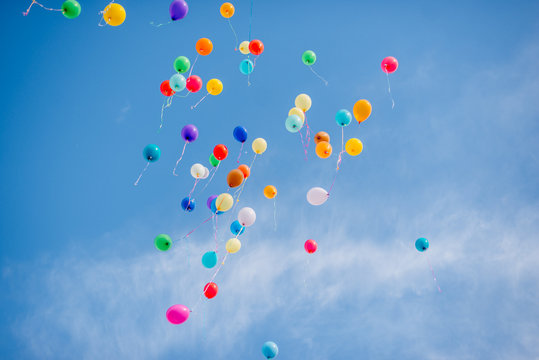
#> input picture baloons.jpg, 539 x 360 px
$ jupyter execute --allow-errors temp.ipynb   (older library calls are emulated)
#> lines starting #> are read from the running program, lines starting #| are printed output that depends on the picture; after the words box and inside, x2 and y2 are one past the last pixel; in counts of white or black regions, pixels touching at a corner belong together
### quantizeRGB.py
# write code to quantize a color space by applying k-means
# clustering to the pixels in a given input image, and experiment with two different color
# spacesRGB and HSV

# Given an RGB image, quantize the 3-dimensional RGB space, and map each
# pixel in the input image to its nearest k-means center. That is, replace the RGB
# value at each pixel with its nearest cluster's average RGB value

# imports
import numpy as np
from sklearn.cluster import KMeans

# Use built in kmeans function from sklearn
def quantizeRGB(origimg, k):
    # Reshape the image to be a list of pixels
    pixels = origimg.reshape((-1, 3))
    # Fit a k-means estimator
    estimator = KMeans(n_clusters=k, n_init=10)
    estimator.fit(pixels)
    # Replace the pixels with their centers
    labels = estimator.predict(pixels)
    centers = estimator.cluster_centers_
    newimg = centers[labels].reshape(origimg.shape)
    # convert image to uint8
    newimg = np.array(newimg, dtype=np.uint8)
    centers = np.array(centers, dtype=np.uint8)
    return newimg, centers

### quantizeHSV.py
# Given an RGB image, convert to HSV, and quantize the 1-dimensional Hue
# space. Map each pixel in the input image to its nearest quantized Hue value,
# while keeping its Saturation and Value channels the same as the input. Convert
# the quantized output back to RGB color space. Use the following form:
# [outputImg, meanнues] = quantizeHSV (origImg, k)

import numpy as np
from sklearn.cluster import KMeans
import cv2

def quantizeHSV(origimg, k):
    # Convert the image to HSV
    hsvimg = cv2.cvtColor(origimg, cv2.COLOR_RGB2HSV)
    # Reshape the image to be a list of pixels
    pixels = hsvimg.reshape((-1, 3))
    # Fit a k-means estimator to the Hue channel
    estimator = KMeans(n_clusters=k, n_init=10)
    estimator.fit(pixels[:, 0].reshape(-1, 1))
    # Quantize the hue space
    labels = estimator.predict(pixels[:, 0].reshape(-1, 1))
    centers = estimator.cluster_centers_
    # Replace the hue values with quantized values
    pixels[:, 0] = centers[labels].flatten()
    # Convert the image back to RGB
    newimg = cv2.cvtColor(pixels.reshape(origimg.shape), cv2.COLOR_HSV2RGB)
    # convert image to uint8
    newimg = np.array(newimg, dtype=np.uint8)
    centers = np.array(centers, dtype=np.uint8)
    return newimg, centers

### computeQuantizationError.py
# Write a function to compute the SSD error (sum of squared error) between the
# original RGB pixel values and the quantized values, with the following form:
# function [error] = computeQuantizationError (origImg,quantizedImg)
# where origImg and quantized Img are both RGB images, and error is a scalar
# giving the total SSD error across the image

import numpy as np

def computeQuantizationError(origImg, quantizedImg):
    # Reshape the image to be a list of pixels
    pixelsOrig = origImg.reshape((-1, 3))
    pixelsQuantized = quantizedImg.reshape((-1, 3))
    # Compute the SSD error
    error = np.sum(np.square(pixelsOrig - pixelsQuantized))#/len(pixelsOrig)
    return error

### temp.ipynb
[cell 1]
import numpy as np
import cv2
import matplotlib.pyplot as plt
from quantizeRGB import quantizeRGB
from quantizeHSV import quantizeHSV
from computeQuantizationError import computeQuantizationError
# from getHueHists import getHueHists

[cell 2]
# Read the image
img = cv2.imread('baloons.jpg')
#> img is the input picture: shape (360, 539, 3); mean B, G, R 204, 158.8, 108.8

# Convert to RGB
img = cv2.cvtColor(img, cv2.COLOR_BGR2RGB)

[cell 3]
# Show the original image
import matplotlib.pyplot as plt
plt.imshow(img)
plt.axis('off')
plt.title('Original Image')
plt.show()

# Quantize the image with 3 colors
newimg, centres = quantizeRGB(img, 3)
#> in quantizeRGB, `newimg = centers[labels].reshape(origimg.shape)`:
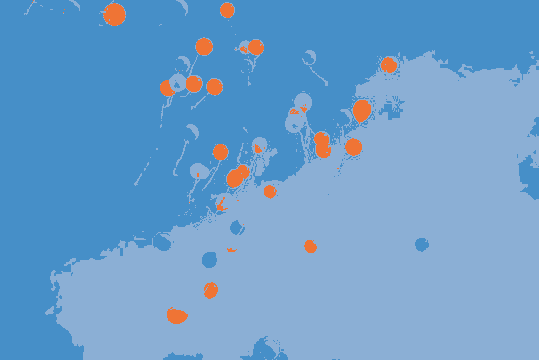
#> newimg: shape (360, 539, 3) float64; mean R, G, B 108.8, 158.8, 204
#> centres = [[139, 175, 213], [70, 143, 200], [239, 116, 53]]

# Show the quantized image
plt.imshow(newimg)
plt.axis('off')
plt.title('Quantized Image')
plt.show()

# Quantize the image with 3 colors
newimg2, centres2 = quantizeHSV(img, 3)
#> in quantizeHSV, `hsvimg = cv2.cvtColor(origimg, cv2.COLOR_RGB2HSV)`: hsvimg: shape (360, 539, 3); mean H, S, V 103.3, 129.6, 208.5
#> centres2 = [104, 18, 158]

# Show the quantized image
plt.imshow(newimg2)
plt.axis('off')
plt.title('Quantized Image')
plt.show()

[cell 4]
# compute the quantization error
error = computeQuantizationError(img, newimg)
#> in computeQuantizationError, `error = np.sum(np.square(pixelsOrig - pixelsQuantized))#/len(pixelsOrig)`: error = 41266980
#> error = 41266980
error1 = computeQuantizationError(img, newimg2)
#> error1 = 5333382
print('Quantization error (RGB):', error)
#| Quantization error (RGB): 41266980
print('Quantization error (HSV):', error1)
#| Quantization error (HSV): 5333382

[cell 5]
from sklearn.cluster import KMeans
def getHueHists(im, k):
    # Convert the image to HSV
    hsvimg = cv2.cvtColor(im, cv2.COLOR_RGB2HSV)
    # Reshape the image to be a list of pixels
    pixels = hsvimg.reshape((-1, 3))
    # find the min and max pixel value in hue channel
    minHue = np.min(pixels[:, 0])
    maxHue = np.max(pixels[:, 0])
    print('Min hue:', minHue)
    print('Max hue:', maxHue)
    # Compute the histogram of the hue channel with equally spaced bins
    histEqual = np.histogram(pixels[:, 0], bins=180, range=(0, 180))[0]
    # plot histogram
    plt.bar(range(180), histEqual)
    plt.title('Equal bins')
    plt.show()

    # Fit a k-means estimator to the Hue channel
    estimator = KMeans(n_clusters=k)
    estimator.fit(pixels[:, 0].reshape(-1, 1))
    # Quantize the hue space
    labels = estimator.predict(pixels[:, 0].reshape(-1, 1))
    # Compute the histogram of the hue channel with k bins
    histClustered = np.histogram(labels, bins=k, range=(0, k))[0]
    # plot histogram
    plt.bar(range(k), histClustered)
    plt.title('Clustered bins')
    plt.show()
    return histEqual, histClustered

[cell 6]
# compute the hue histograms
histEqual, histQuantized = getHueHists(img, 3)
#> in getHueHists, `minHue = np.min(pixels[:, 0])`: minHue = 0
#> in getHueHists, `maxHue = np.max(pixels[:, 0])`: maxHue = 179
#| Min hue: 0
#| Max hue: 179
#> in getHueHists, `histEqual = np.histogram(pixels[:, 0], bins=180, range=(0, 180))[0]`: histEqual = 180 values, max 45370 at index 104, min 1 at index 47, mean 1078
#> in getHueHists, `plt.show()`:
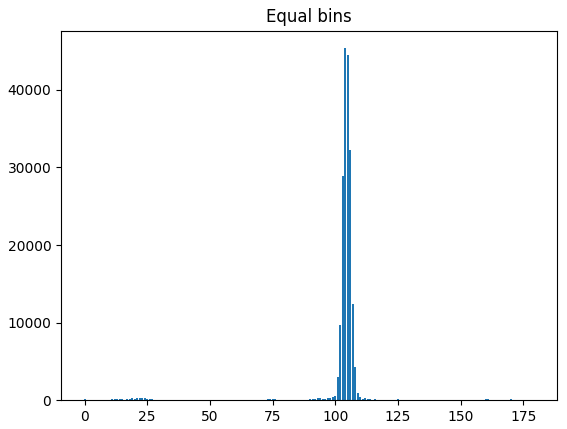
#> figure drawn by matplotlib, 1 panel; tallest bar 45370 high, from x = 103.6 to 104.4
#> in getHueHists, `histClustered = np.histogram(labels, bins=k, range=(0, k))[0]`: histClustered = [187727, 4114, 2199]
#> in getHueHists, `plt.show()`:
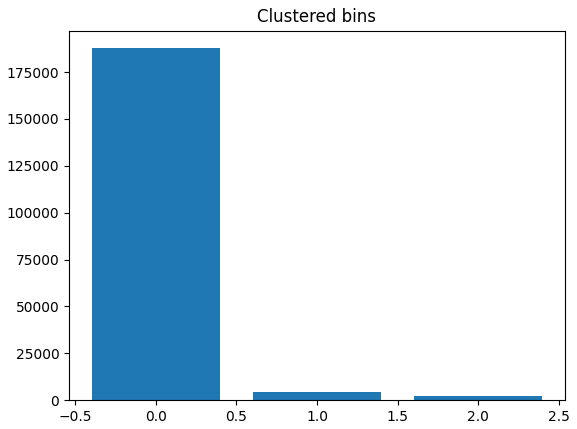
#> figure drawn by matplotlib, 1 panel; tallest bar 187727 high, from x = -0.4 to 0.4
#> histQuantized = [187727, 4114, 2199]

# [9 lines of commented-out code are left out]

[cell 7]
import cv2
import numpy as np
import matplotlib.pyplot as plt
from collections import defaultdict

# Use gradient direction to adjust the circle candidates
def calculate_gradient_direction(edge_image):
    gradient_x = cv2.Sobel(edge_image, cv2.CV_64F, 1, 0, ksize=3)
    gradient_y = cv2.Sobel(edge_image, cv2.CV_64F, 0, 1, ksize=3)
    gradient_direction = np.arctan2(gradient_y, gradient_x)
    gradient_direction = np.rad2deg(gradient_direction)
    gradient_direction = (gradient_direction + 360) % 360  # Ensure angle is within 0 to 360 degrees
    return gradient_direction

def detectCircles(image, radius, bin_threshold = 0.7, post_process = True, num_thetas= 100, useGradient=False, bin_size = 1):
    # Convert the image to grayscale
    gray_image = cv2.cvtColor(image, cv2.COLOR_BGR2GRAY)

    # Apply GaussianBlur to reduce noise
    gray_image = cv2.GaussianBlur(gray_image, (5, 5), 1)

    # Apply Canny edge detection
    edge_image = cv2.Canny(gray_image, 100, 200)

    #image size
    img_height, img_width = edge_image.shape[:2]

    # R and Theta ranges
    dtheta = int(360 / num_thetas)

    # Thetas is bins created from 0 to 360 degree with increment of the dtheta
    thetas = np.arange(0, 360, step=dtheta)

    # Calculate Cos(theta) and Sin(theta) it will be required later
    cos_thetas = np.cos(np.deg2rad(thetas))
    sin_thetas = np.sin(np.deg2rad(thetas))

    # Evaluate and keep ready the candidate circles dx and dy for different delta radius
    # based on the the parametric equation of circle.
    circle_candidates = []
    for t in range(num_thetas):
        circle_candidates.append((int(radius * cos_thetas[t]), int(radius * sin_thetas[t])))

    accumulator = defaultdict(int)

    # calculate gradient direction using edge_image
    gradient_direction = calculate_gradient_direction(edge_image)
    for y in range(img_height):
        for x in range(img_width):
            if edge_image[y][x] != 0: #white pixel
                # Found an edge pixel so now find and vote for circle from the candidate circles passing through this pixel.
                if useGradient:
                    # Use gradient direction to adjust the circle candidates
                    for dx, dy in circle_candidates:
                        adjusted_dx = int(dx * np.cos(np.deg2rad(gradient_direction[y][x]))) + int(dy * np.sin(np.deg2rad(gradient_direction[y][x])))
                        adjusted_dy = int(dx * np.sin(np.deg2rad(gradient_direction[y][x]))) - int(dy * np.cos(np.deg2rad(gradient_direction[y][x])))
                        x_center = x - adjusted_dx
                        y_center = y - adjusted_dy
                        quantized_x = int(x_center / bin_size) * bin_size
                        quantized_y = int(y_center / bin_size) * bin_size
                        accumulator[(quantized_x, quantized_y)] += 1  # vote for current candidate
                else:
                    for rcos_t, rsin_t in circle_candidates:
                        x_center = x - rcos_t
                        y_center = y - rsin_t
                        quantized_x = int(x_center / bin_size) * bin_size
                        quantized_y = int(y_center / bin_size) * bin_size
                        accumulator[(quantized_x, quantized_y)] += 1 #vote for current candidate

    # Output image with detected lines drawn
    output_img = image.copy()
    # Output list of detected circles. A single circle would be a tuple of (x,y,r,threshold)
    out_circles = []

    # Sort the accumulator based on the votes for the candidate circles
    for candidate_circle, votes in sorted(accumulator.items(), key=lambda i: -i[1]):
        x, y = candidate_circle
        current_vote_percentage = votes / num_thetas
        if current_vote_percentage >= bin_threshold:
            # Shortlist the circle for final result
            out_circles.append((x, y))


    # Post process the results, can add more post processing later.
    if post_process :
        pixel_threshold = 5
        postprocess_circles = []
        for x, y in out_circles:
            # Exclude circles that are too close of each other
            # all((x - xc) ** 2 + (y - yc) ** 2 > rc ** 2 for xc, yc, rc, v in postprocess_circles)
            # Remove nearby duplicate circles based on pixel_threshold
            if all(abs(x - xc) > pixel_threshold or abs(y - yc) > pixel_threshold for xc, yc in postprocess_circles):
                postprocess_circles.append((x, y))
        out_circles = postprocess_circles

    # Draw shortlisted circles on the output image
    for x, y in out_circles:
        output_img = cv2.circle(output_img, (x,y), radius, (0,255,0), 2)

    return output_img, out_circles, accumulator


# Detect circles
radius1 = 3
radius2 = 78
img1 = cv2.imread('eyes_deer.jpg')
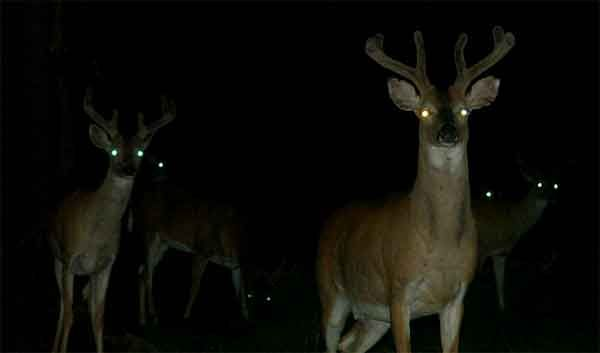
#> input picture eyes_deer.jpg, 600 x 353 px
#> img1 is the input picture: shape (353, 600, 3); mean B, G, R 8.2, 12.6, 12.7
img2 = cv2.imread('sports_balls.jpg')
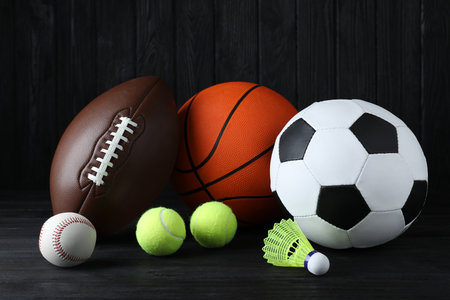
#> input picture sports_balls.jpg, 450 x 300 px
#> img2 is the input picture: shape (300, 450, 3); mean B, G, R 48.5, 53.6, 60.2
outimg1, circles11, accumulator11 = detectCircles(img1, radius1, bin_size=1)
#> in detectCircles, `edge_image = cv2.Canny(gray_image, 100, 200)`:
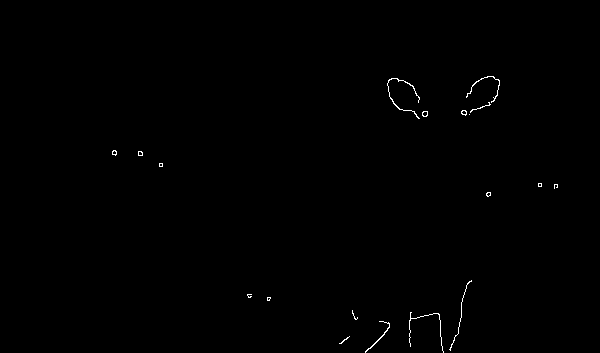
#> edge_image: shape (353, 600); 0.31% white in thin lines or dots, all inside (x1, y1, x2, y2) = (112, 76, 558, 353)
#> in calculate_gradient_direction, `gradient_x = cv2.Sobel(edge_image, cv2.CV_64F, 1, 0, ksize=3)`:
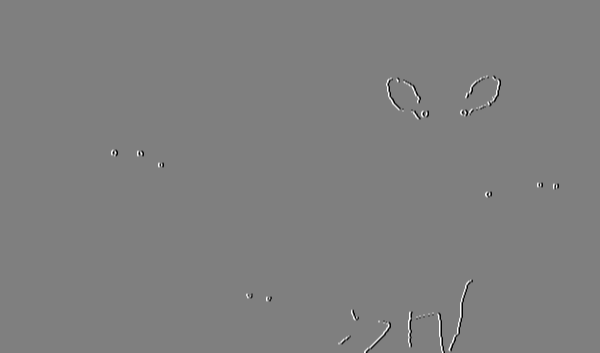
#> gradient_x: shape (353, 600) float64; min -1020, max 1020, mean 0; drawn with min black and max white
#> after the loop in detectCircles, `for y in range(img_height):`: accumulator = 4101 items
#> the loop in detectCircles, `for candidate_circle, votes in sorted(accumulator.items(), key=lambda ..` made 4101 passes
#> (votes, x, y, current_vote_percentage) on passes 1 to 3: (96, 140, 153, 0.96), (93, 114, 152, 0.93), (85, 464, 112, 0.85)
#> after the loop in detectCircles, `for candidate_circle, votes in sorted(accumulator.items(), key=lambda ..`: out_circles = [(140, 153), (114, 152), (464, 112), (488, 194), (463, 112), (424, 114)]
#> the loop in detectCircles, `for x, y in out_circles:` made 6 passes
#> after the loop in detectCircles, `for x, y in out_circles:`: postprocess_circles = [(140, 153), (114, 152), (464, 112), (488, 194), (424, 114)]
#> in detectCircles, `out_circles = postprocess_circles`: out_circles has the same summary as postprocess_circles
#> the loop in detectCircles, `for x, y in out_circles:` made 5 passes
#> after the loop in detectCircles, `for x, y in out_circles:`:
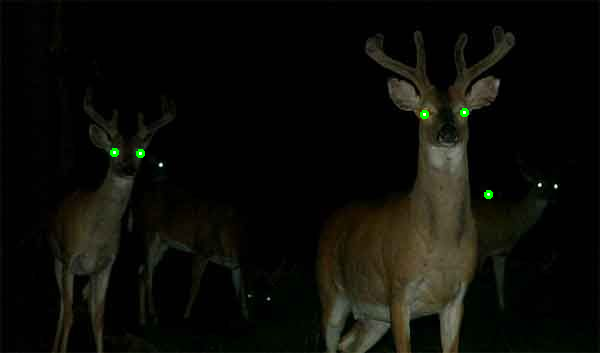
#> output_img: shape (353, 600, 3); mean B, G, R 8.1, 12.9, 12.6
#> circles11 has the same summary as postprocess_circles in detectCircles; accumulator11 = 4101 items
outimg2, circles12, accumulator12 = detectCircles(img1, radius1, bin_size=3)
#> call 2 of detectCircles, with radius = 3, bin_threshold = 0.7, post_process = True, num_thetas = 100, useGradient = False, bin_size = 3
#> after the loop in detectCircles (call 2), `for y in range(img_height):`: accumulator = 644 items
#> the loop in detectCircles (call 2), `for candidate_circle, votes in sorted(accumulator.items(), key=lambda ..` made 644 passes
#> (votes, x, y, current_vote_percentage) on passes 1 to 3: (413, 462, 111, 4.13), (345, 114, 150, 3.45), (329, 138, 153, 3.29)
#> after the loop in detectCircles (call 2), `for candidate_circle, votes in sorted(accumulator.items(), key=lambda ..`: out_circles = 393 pairs, first value 111 to 558, second value 72 to 351
#> the loop in detectCircles (call 2), `for x, y in out_circles:` made 393 passes
#> (x, y) on passes 1 to 3: (462, 111), (114, 150), (138, 153)
#> after the loop in detectCircles (call 2), `for x, y in out_circles:`: postprocess_circles = 82 pairs, first value 114 to 555, second value 75 to 351
#> in detectCircles (call 2), `out_circles = postprocess_circles`: out_circles has the same summary as postprocess_circles
#> the loop in detectCircles (call 2), `for x, y in out_circles:` made 82 passes
#> (x, y) on passes 1 to 12: (462, 111), (114, 150), (138, 153), (249, 294), (423, 114), (267, 297), (486, 192), (387, 324), (540, 183), (354, 315), (495, 96), (417, 114)
#> after the loop in detectCircles (call 2), `for x, y in out_circles:`:
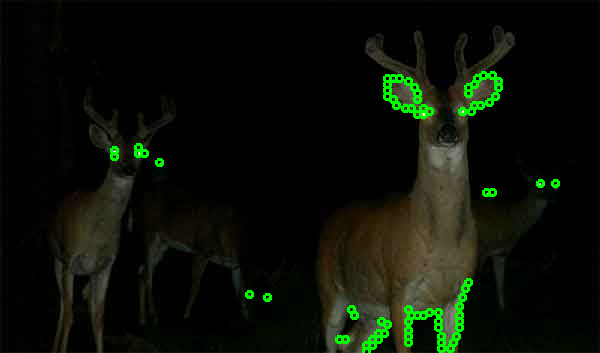
#> output_img: shape (353, 600, 3); mean B, G, R 7.5, 16.5, 11.7
#> circles12 has the same summary as postprocess_circles in detectCircles; accumulator12 = 644 items
# outimg3, circles21, accumulator21 = detectCircles(img2, radius2)
# outimg4, circles22, accumulator22 = detectCircles(img2, radius2, bin_size=2)

# Show the output image in 2 subplots
plt.figure(figsize=(10, 10))
plt.subplot(1, 2, 1)
plt.imshow(outimg1)
plt.axis('off')
plt.title('Detected circles with bin size 1')
plt.subplot(1, 2, 2)
plt.imshow(outimg2)
plt.axis('off')
plt.title('Detected circles with bin size 3')
plt.show()
#> figure, not shown here; B, G, R data is drawn as R, G, B

# [10 lines of commented-out code are left out]

[cell 8]
# convert accumulator to image
def accumulator_to_image(accumulator,img):
    img_height, img_width = img.shape[:2]
    acc = np.zeros((img_height, img_width))
    for key, value in accumulator.items():
        x, y = key
        # cap the value to the max value of the image
        x = min(x, img_width - 1)
        y = min(y, img_height - 1)
        acc[y, x] = value
    return acc
# Show the accumulator array
plt.figure(figsize=(10, 5))
plt.subplot(1, 2, 1)
#> (the rest of this cell did not finish here and is left out)

[cell 9]
# make a 2d array of shape (img_height, img_width) with the accumulator values
def accumulator_to_image(accumulator, img_height, img_width):
    acc = np.zeros((img_height, img_width))
    for key, value in accumulator.items():
        x, y = key
        acc[y, x] = value
    return acc

[cell 10]
def plotCircles(img1, circles, radius):
    #convert to rgb
    img1 = cv2.cvtColor(img1, cv2.COLOR_BGR2RGB)
    # Draw the circles of radius 1
    for i in range(len(circles)):
        # draw the outer circle
        cv2.circle(img1, (circles[i][0], circles[i][1]), radius, (0, 255, 0), 2)

    # Show the image
    plt.imshow(img1)
    plt.axis('off')
    # plt.title('Detected circles')
    plt.show()

[cell 11]
plotCircles(img1, circles11, radius1)
#> the loop in plotCircles, `for i in range(len(circles)):` made 5 passes
#> after the loop in plotCircles, `for i in range(len(circles)):`:
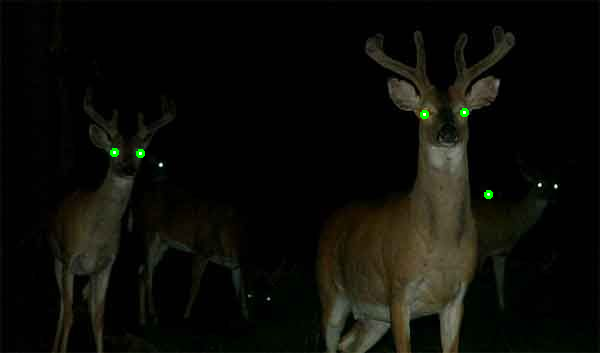
#> img1: shape (353, 600, 3); mean R, G, B 12.6, 12.9, 8.1
